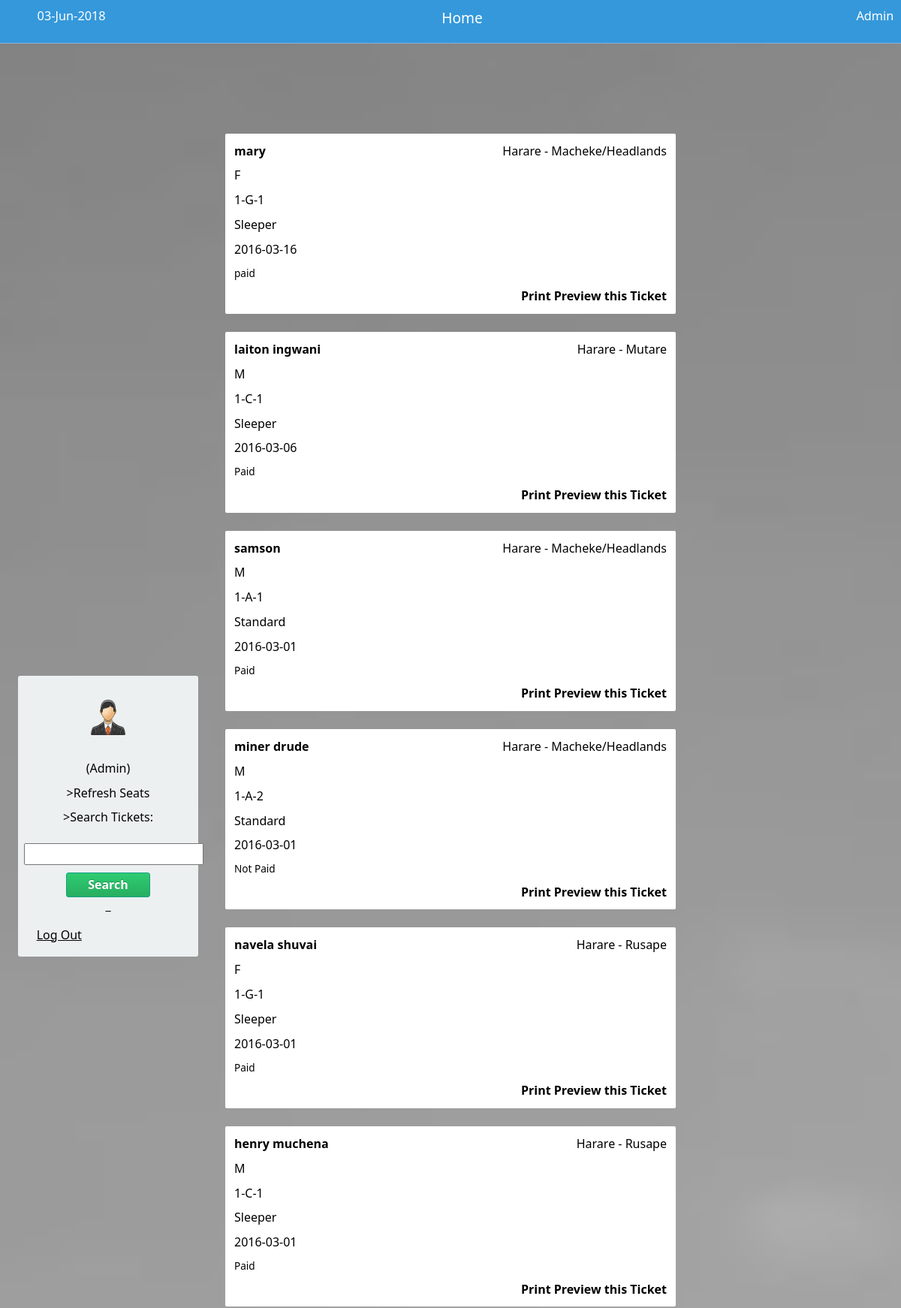
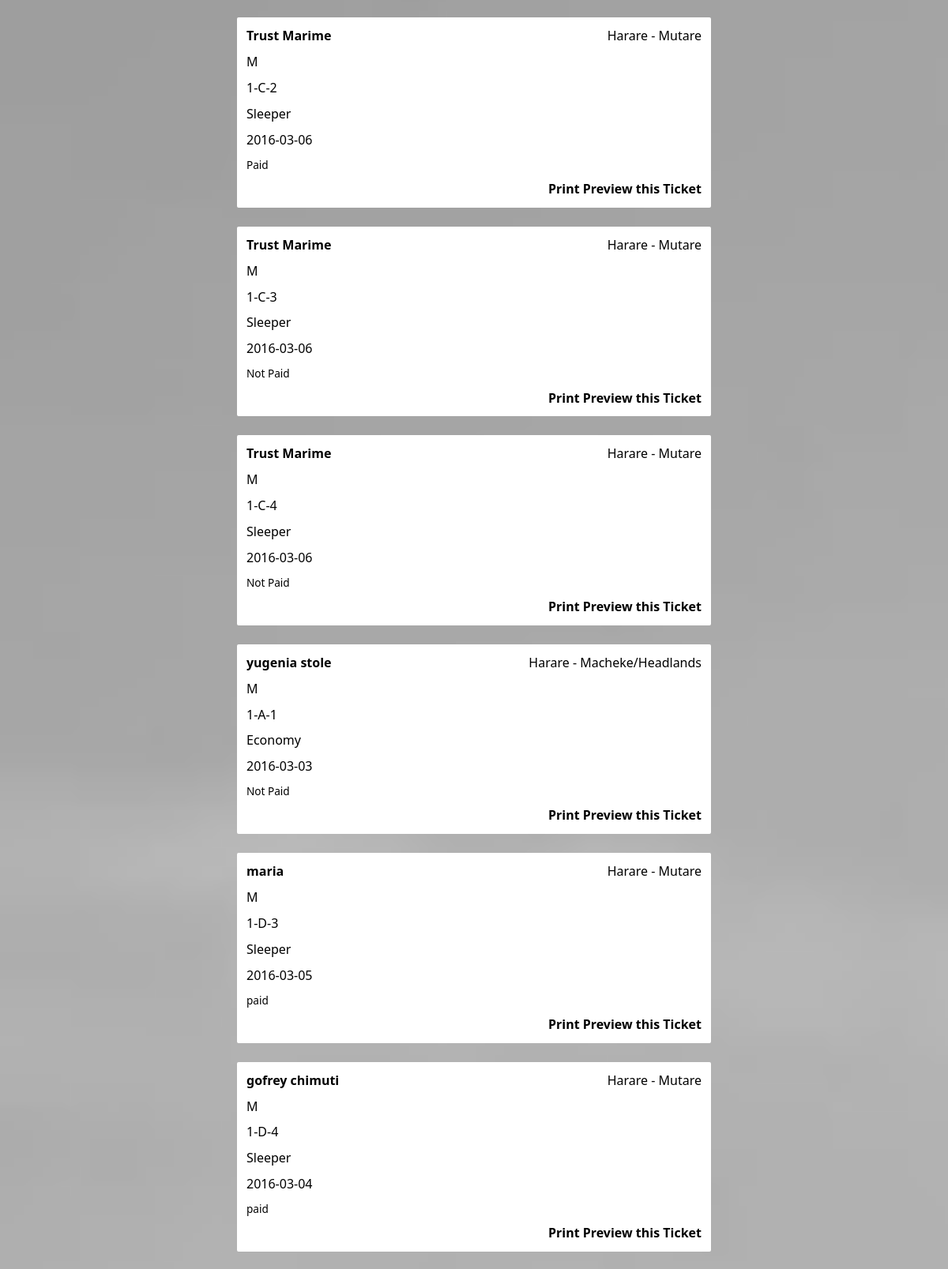
Screenshot of /search.php (upper part) with the database file from the repository (2 pictures, top to bottom).
### tables this page shows
CREATE TABLE IF NOT EXISTS `ticket_details` (
`ticket_count` bigint(20) NOT NULL,
  `ticket_no` varchar(10) NOT NULL,
  `class_name` tinytext NOT NULL,
  `passenger_name` text,
  `nat_id` varchar(14) NOT NULL,
  `travel_date` date DEFAULT NULL,
  `passenger_sex` varchar(1) DEFAULT NULL,
  `trip` tinytext,
  `start_point` tinytext,
  `end_point` tinytext,
  `cost` decimal(10,0) NOT NULL,
  `booking_date` date NOT NULL,
  `payment` varchar(8) NOT NULL
);

### search.php (the view, shortened to what this page needs)
<?php
    include('db_connection.php');
	$word = trim(htmlspecialchars($_POST['keyword']));
	$qry = "SELECT * FROM ticket_details WHERE ticket_no LIKE '%$word%' OR class_name  LIKE '%$word%' OR passenger_name  LIKE '%$word%' OR nat_id  LIKE '%$word%' OR start_point  LIKE '%$word%' OR end_point  LIKE '%$word%' ";
	$xqt = mysqli_query($cxn,$qry);
	if ($count = (mysqli_num_rows($xqt)) >=1) {
	while ($row = mysqli_fetch_assoc($xqt)) {
	    extract($row);
		echo 	"<div id='search-entries'>",
					"<p><b>$passenger_name</b><font style='float: right;'>$start_point - $end_point</font></p>",
					"<p>$passenger_sex</p>",
					"<p>$ticket_no</p>",
					"<p>$class_name</p>",
					"<p>$travel_date</p>",
					"<p><small>$payment</small></p>",
					"<a href='print.php?name=$passenger_name&sex=$passenger_sex&ticket=$ticket_no&class=$class_name&date=$travel_date&payment=$payment&nat_id=$nat_id&trip=$trip&sp=$start_point&ep=$end_point&cost=$cost'>",
					"<p style='float: right; color: black;'><b>Print Preview this Ticket</b></p>",
					"<br/>",
				"</div>",
				"</a>";
	  }
	}
	else {
		echo "<div id='search-entries'>",
					"<p><b>No Results Found</b></p>",
				"</div>";
		}
?>

### rows the page displays
ticket_details: passenger_name "mary", start_point "Harare", end_point "Macheke/Headlands", passenger_sex "F", ticket_no "1-G-1", class_name "Sleeper", travel_date "2016-03-16", payment "paid"
ticket_details: passenger_name "laiton ingwani", start_point "Harare", end_point "Mutare", passenger_sex "M", ticket_no "1-C-1", class_name "Sleeper", travel_date "2016-03-06", payment "Paid"
ticket_details: passenger_name "samson", start_point "Harare", end_point "Macheke/Headlands", passenger_sex "M", ticket_no "1-A-1", class_name "Standard", travel_date "2016-03-01", payment "Paid"
ticket_details: passenger_name "miner drude", start_point "Harare", end_point "Macheke/Headlands", passenger_sex "M", ticket_no "1-A-2", class_name "Standard", travel_date "2016-03-01", payment "Not Paid"
ticket_details: passenger_name "navela shuvai", start_point "Harare", end_point "Rusape", passenger_sex "F", ticket_no "1-G-1", class_name "Sleeper", travel_date "2016-03-01", payment "Paid"
ticket_details: passenger_name "henry muchena", start_point "Harare", end_point "Rusape", passenger_sex "M", ticket_no "1-C-1", class_name "Sleeper", travel_date "2016-03-01", payment "Paid"
ticket_details: passenger_name "Trust Marime", start_point "Harare", end_point "Mutare", passenger_sex "M", ticket_no "1-C-2", class_name "Sleeper", travel_date "2016-03-06", payment "Paid"
ticket_details: passenger_name "Trust Marime", start_point "Harare", end_point "Mutare", passenger_sex "M", ticket_no "1-C-3", class_name "Sleeper", travel_date "2016-03-06", payment "Not Paid"
ticket_details: passenger_name "Trust Marime", start_point "Harare", end_point "Mutare", passenger_sex "M", ticket_no "1-C-4", class_name "Sleeper", travel_date "2016-03-06", payment "Not Paid"
ticket_details: passenger_name "yugenia stole", start_point "Harare", end_point "Macheke/Headlands", passenger_sex "M", ticket_no "1-A-1", class_name "Economy", travel_date "2016-03-03", payment "Not Paid"
ticket_details: passenger_name "maria", start_point "Harare", end_point "Mutare", passenger_sex "M", ticket_no "1-D-3", class_name "Sleeper", travel_date "2016-03-05", payment "paid"
ticket_details: passenger_name "gofrey chimuti", start_point "Harare", end_point "Mutare", passenger_sex "M", ticket_no "1-D-4", class_name "Sleeper", travel_date "2016-03-04", payment "paid"
